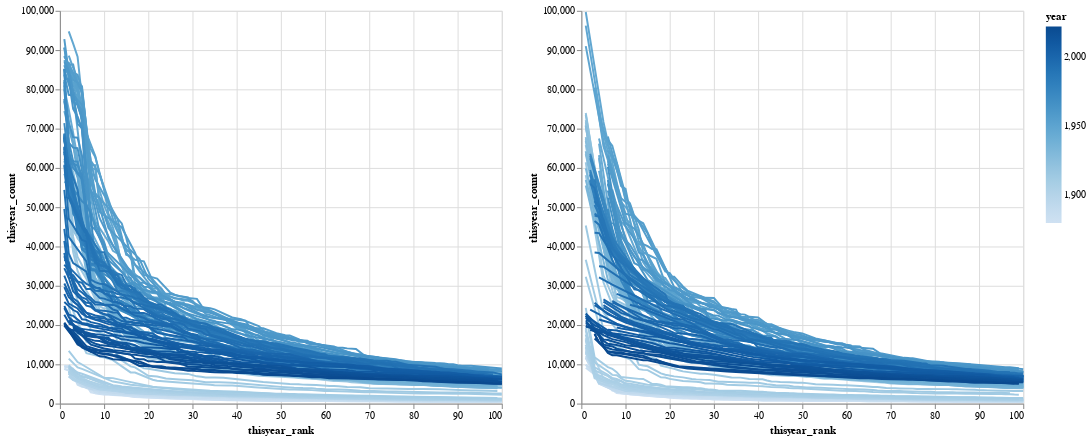

The notebook cell saved with this chart:
### Code cell
chart_M = alt.Chart(data_M).mark_line().encode(
    x='thisyear_rank',
    y='thisyear_count',
    tooltip=['name', 'M/F', 'year', 'age', 'thisyear_count', 'sum'],
    color='year'
).properties(
    width=450,
    height=400
)
chart_F = alt.Chart(data_F).mark_line().encode(
    x='thisyear_rank',
    y='thisyear_count',
    tooltip=['name', 'M/F', 'year', 'age', 'thisyear_count', 'sum'],
    color='year'
).properties(
    width=450,
    height=400
)
chart_M | chart_F

# ranks need to be cleaned up by gender

### Figure 1 — Vega-Lite specification as saved in the notebook (floating-point values rounded to 4 significant figures; data arrays with more than 128 entries replaced by an {"elided": "..."} marker saying what was removed)
{"config": {"view": {"continuousWidth": 300, "continuousHeight": 300}}, "hconcat": [{"data": {"name": "data-117ffdf4820c3adc32567661fa980684"}, "mark": {"type": "line"}, "encoding": {"color": {"field": "year", "type": "quantitative"}, "tooltip": [{"field": "name", "type": "nominal"}, {"field": "M/F", "type": "nominal"}, {"field": "year", "type": "quantitative"}, {"field": "age", "type": "quantitative"}, {"field": "thisyear_count", "type": "quantitative"}, {"field": "sum", "type": "quantitative"}], "x": {"field": "thisyear_rank", "type": "quantitative"}, "y": {"field": "thisyear_count", "type": "quantitative"}}, "height": 400, "width": 450}, {"data": {"name": "data-7b15522777081f5dc19b1ec537ed9979"}, "mark": {"type": "line"}, "encoding": {"color": {"field": "year", "type": "quantitative"}, "tooltip": [{"field": "name", "type": "nominal"}, {"field": "M/F", "type": "nominal"}, {"field": "year", "type": "quantitative"}, {"field": "age", "type": "quantitative"}, {"field": "thisyear_count", "type": "quantitative"}, {"field": "sum", "type": "quantitative"}], "x": {"field": "thisyear_rank", "type": "quantitative"}, "y": {"field": "thisyear_count", "type": "quantitative"}}, "height": 400, "width": 450}], "$schema": "https://vega.github.io/schema/vega-lite/v5.16.3.json", "datasets": {"data-117ffdf4820c3adc32567661fa980684": {"elided": "6745 records"}, "data-7b15522777081f5dc19b1ec537ed9979": {"elided": "7555 records"}}}
